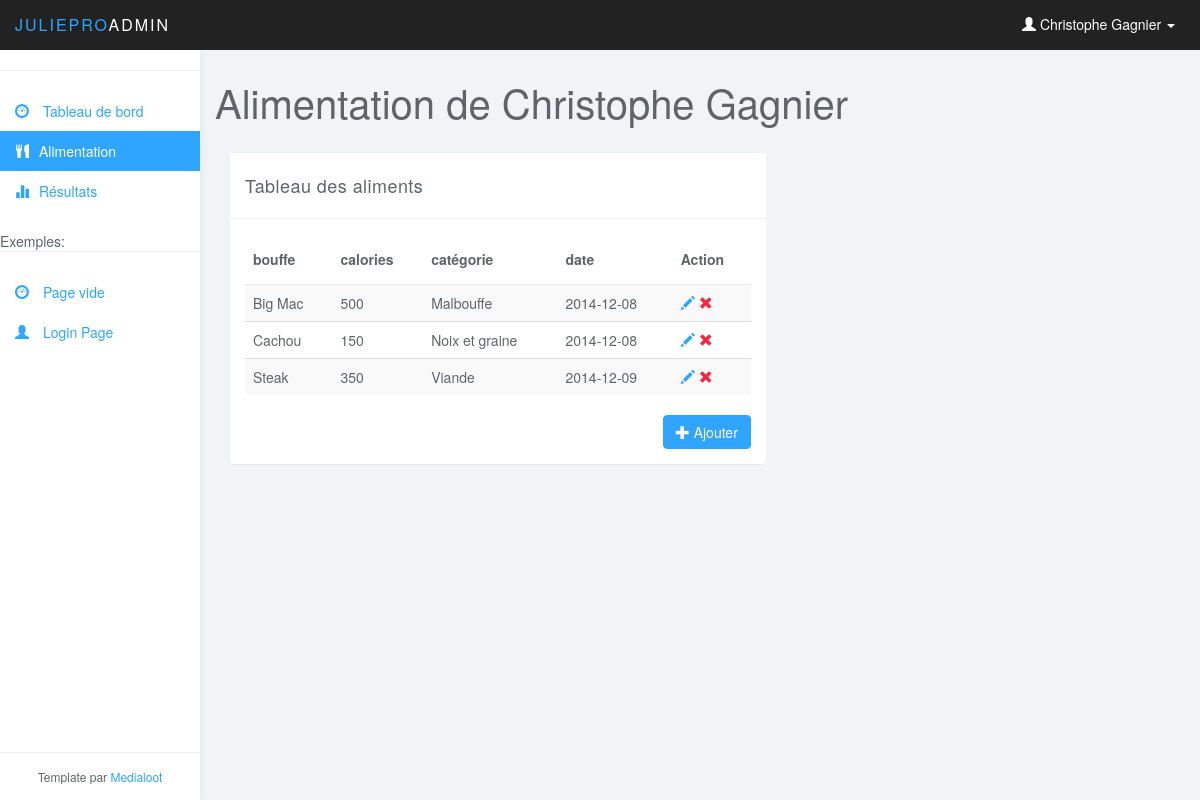
Screenshot of /?action=view_alimentation with the database file from the repository.
### tables this page shows
CREATE TABLE IF NOT EXISTS `utilisateur` (
  `utilisateurID` int(11) NOT NULL AUTO_INCREMENT,
  `nom` varchar(45) NOT NULL,
  `prenom` varchar(45) NOT NULL,
  `noTel` varchar(45) NOT NULL,
  `noCell` varchar(45) DEFAULT NULL,
  `noRue` int(11) NOT NULL,
  `rue` varchar(45) NOT NULL,
  `ville` varchar(45) NOT NULL,
  `codePostal` varchar(45) NOT NULL,
  `age` int(11) NOT NULL,
  `dateInscription` datetime NOT NULL,
  `courriel` varchar(45) NOT NULL,
  `statut` int(11) NOT NULL,
  `entraineurID` int(11) DEFAULT NULL,
  PRIMARY KEY (`utilisateurID`),
  KEY `fk_Utilisateur_Utilisateur_idx` (`entraineurID`)
);

CREATE TABLE IF NOT EXISTS `alimentation` (
  `alimentationID` int(11) NOT NULL AUTO_INCREMENT,
  `nomRepas` varchar(45) NOT NULL,
  `calorieIngere` int(11) NOT NULL,
  `date` date NOT NULL,
  `categorieID` int(11) NOT NULL,
  `clientID` int(11) NOT NULL,
  PRIMARY KEY (`alimentationID`),
  KEY `fk_Alimentation_catégorieNourriture1_idx` (`categorieID`),
  KEY `fk_Alimentation_Utilisateur1_idx` (`clientID`)
);

CREATE TABLE IF NOT EXISTS `categorienourriture` (
  `categorieID` int(11) NOT NULL AUTO_INCREMENT,
  `nom` varchar(45) NOT NULL,
  PRIMARY KEY (`categorieID`)
);

### model/user_db.php (called while the page is built, shortened)
<?php
function get_user($userID) {
    global $db;
    $query = 'SELECT * FROM utilisateur
              WHERE utilisateurID = '.$userID;
    $result = $db->query($query);
	$result = $result->fetch();
    return $result;
}

### model/alimentation_db.php (called while the page is built)
<?php
function get_all_alimentation($userID){
    global $db;
    $query = '          select a.`alimentationID`, a.`nomRepas`, a.`calorieIngere`,`date`, c.nom
                    from `alimentation` a
                    inner join categorienourriture c
                    on c.categorieID = a.categorieID
                    where a.clientID = '.$userID;
    $result = $db->query($query);
    $alimentation = Array();
    while($data = $result->fetch())
    {
        $alimentation[$data['alimentationID']] = $data;
    }
    return $alimentation;
}

### view/alimentation.php (the view)
<div class="row">
    <div class="col-lg-12">
        <h1 class="page-header">Alimentation de <?php echo $userInfo['prenom'].' '.$userInfo['nom']; ?></h1>
    </div>
</div>
    <?php $alimentation = get_all_alimentation($userInfo['utilisateurID']); ?>
    <div class="col-md-7">
        <div class="panel panel-default">
            <div class="panel-heading">Tableau des aliments</div>
            <div class="panel-body">
                <table class="table table-striped table-hover">
                    <thead>
                    <tr>
                        <th>bouffe</th>
                        <th>calories</th>
                        <th>catégorie</th>
                        <th>date</th>
                        <th>Action</th>
                    </tr>
                    </thead>
                    <?php
                    foreach($alimentation as $alimentCourant)
                    {
                        echo '<tr>';
                            echo'<td>'.$alimentCourant['nomRepas'].'</td>';
                            echo'<td>'.$alimentCourant['calorieIngere'].'</td>';
                            echo'<td>'.$alimentCourant['nom'].'</td>';
                            echo'<td>'.$alimentCourant['date'].'</td>';
                            echo '<td>';
                                echo '<a href="#" class="glyphicon glyphicon-pencil "> </a> ';
                                echo '<a href="#" class="glyphicon glyphicon-remove color-red"> </a>';
                            echo '</td>';
                        echo '</tr>';
                    }
                ?>
                </table>
                <a href="?action=form_alimentation" class="btn btn-primary pull-right"><span class="glyphicon glyphicon-plus"></span> Ajouter</a>
            </div>
        </div>
    </div>

### view/header.php (shortened to what this page needs)
<!DOCTYPE html>
<html>
<head>
    <link href="css/bootstrap.min.css" rel="stylesheet">
    <link href="css/datepicker3.css" rel="stylesheet">
    <link href="css/styles.css" rel="stylesheet">
</head>
<body>
<nav class="navbar navbar-inverse navbar-fixed-top" role="navigation">
    <div class="container-fluid">
        <div class="navbar-header">
            <a class="navbar-brand" href="index.php"><span>JuliePro</span>Admin</a>
            <?php if(!empty($userInfo))
            { ?>
                <ul class="user-menu">
                    <li class="dropdown pull-right"> <a href="#" class="dropdown-toggle" data-toggle="dropdown"> <span class="glyphicon glyphicon-user"></span> <?php echo $userInfo['prenom'].' '.$userInfo['nom']; ?> <span class="caret"></span> </a>
                    </li>
                </ul>
            <?php } ?>
        </div>
    </div>
</nav>

### view/sidemenu.php (shortened to what this page needs)
<div id="sidebar-collapse" class="col-sm-3 col-lg-2 sidebar">
    <ul class="nav menu">
        <li role="presentation" class="divider"></li>
        <li id="accueil"><a href="index.php"><span class="glyphicon glyphicon-dashboard"></span> Tableau de bord</a></li>
        <li id="view_alimentation"><a href="?action=view_alimentation"><span class="glyphicon glyphicon-cutlery"></span>Alimentation</a></li>
        <li id="view_resultat"><a href="?action=view_resultat"><span class="glyphicon glyphicon-stats"></span>Résultats</a></li>
        <li role="presentation" class="divider">Exemples:</li>
        <li><a href="blank.php"><span class="glyphicon glyphicon-dashboard"></span> Page vide</a></li>
        <li><a href="login.html"><span class="glyphicon glyphicon-user"></span> Login Page</a></li>
    </ul>
    <div class="attribution">Template par <a href="http://www.medialoot.com/item/lumino-admin-bootstrap-template/">Medialoot</a></div>
</div>
<div class="col-sm-9 col-sm-offset-3 col-lg-10 col-lg-offset-2 main">

### index.php (shortened to what this page needs)
<?php
include ("model/database.php");
include ("model/user_db.php");
include ("model/alimentation_db.php");
$userInfo = get_user($_SESSION['userID']);
if(isset($_POST['action']))
    $action = $_POST['action'];
elseif(isset($_GET['action']))
    $action = $_GET['action'];
else
    $action = 'accueil';
include('view/header.php');
include('view/sidemenu.php');
switch($action)
{
    case 'view_alimentation':
        include('view/alimentation.php');
        break;
}
include('view/footer.php'); ?>

### view/footer.php (shortened to what this page needs)
</body>
</html>

### css/styles.css (style rules this page uses)
body { background: #f1f4f7; padding-top: 50px; color: #5f6468; }
a, a:hover, a:focus { color: #30a5ff; }
h1, h2, h3, h4, h5, h6 { color: #5f6468; }
h1 { font-weight: 300; font-size: 40px; }
.color-red { color: #f9243f; }
.navbar-header .navbar-brand { color: #fff; font-size: 16px; text-transform: uppercase; font-weight: 500; letter-spacing: 2px; }
.navbar-header .navbar-brand span { color: #30a5ff; }
.btn-primary, .btn-primary:hover, .btn-primary:focus, .btn-primary:active, .btn-primary.active, .open > .dropdown-toggle.btn-primary, .btn-primary.disabled, .btn-primary[disabled], fieldset[disabled] .btn-primary, .btn-primary.disabled:hover, .btn-primary[disabled]:hover, fieldset[disabled] .btn-primary:hover, .btn-primary.disabled:focus, .btn-primary[disabled]:focus, fieldset[disabled] .btn-primary:focus, .btn-primary.disabled:active, .btn-primary[disabled]:active, fieldset[disabled] .btn-primary:active, .btn-primary.disabled.active, .btn-primary[disabled].active, fieldset[disabled] .btn-primary.active { background-color: #30a5ff; border-color: #30a5ff; }
.panel { border: 0; }
.panel-heading { font-size: 18px; font-weight: 300; letter-spacing: 0.025em; height: 66px; line-height: 45px; }
.panel-default .panel-heading { background: #fff; border-bottom: 1px solid #eee; color: #5f6468; }
.navbar { border: 0; }
.user-menu { display: inline-block; margin-top: 14px; margin-right: 10px; float: right; list-style: none; padding: 0; }
.user-menu a { color: #fff; }
.sidebar { display: block; background-color: #fff; padding: 0; display: none; }
@media (min-width: 768px) { .sidebar { display: block; position: fixed; top: 50px; bottom: 0; left: 0; z-index: 1000; display: block; margin: 0; padding: 0; overflow-x: hidden; overflow-y: auto; background-color: #fff; box-shadow: 1px 0px 10px rgba(0, 0, 0, .05); } }
@media (min-width: 768px) { .navbar-header { width: 100%; } }
.sidebar ul.nav .active a, .sidebar ul.nav li.parent a.active, .sidebar ul.nav .active > a:hover, .sidebar ul.nav li.parent a.active:hover, .sidebar ul.nav .active > a:focus, .sidebar ul.nav li.parent a.active:focus { color: #fff; background-color: #30a5ff; }
.sidebar span.glyphicon { margin-right: 10px; }
.sidebar ul.nav li.divider { border-bottom: 1px solid #eee; margin: 20px 0; }
.sidebar .attribution { position: absolute; bottom: 0px; width: 100%; padding: 15px; text-align: center; border-top: 1px solid #eee; font-size: 12px; }
h1.page-header { margin-top: 30px; border-bottom: 0; }
.table { background: #fff; }
.table>thead>tr>th { border-bottom: 1px solid #e6e7e8; vertical-align: middle; height: 50px; }

### rows the page displays
utilisateur: prenom "Christophe", nom "Gagnier"
alimentation: nomRepas "Big Mac", calorieIngere "500", categorieID.nom "Malbouffe", date "2014-12-08"
alimentation: nomRepas "Cachou", calorieIngere "150", categorieID.nom "Noix et graine", date "2014-12-08"
alimentation: nomRepas "Steak", calorieIngere "350", categorieID.nom "Viande", date "2014-12-09"
